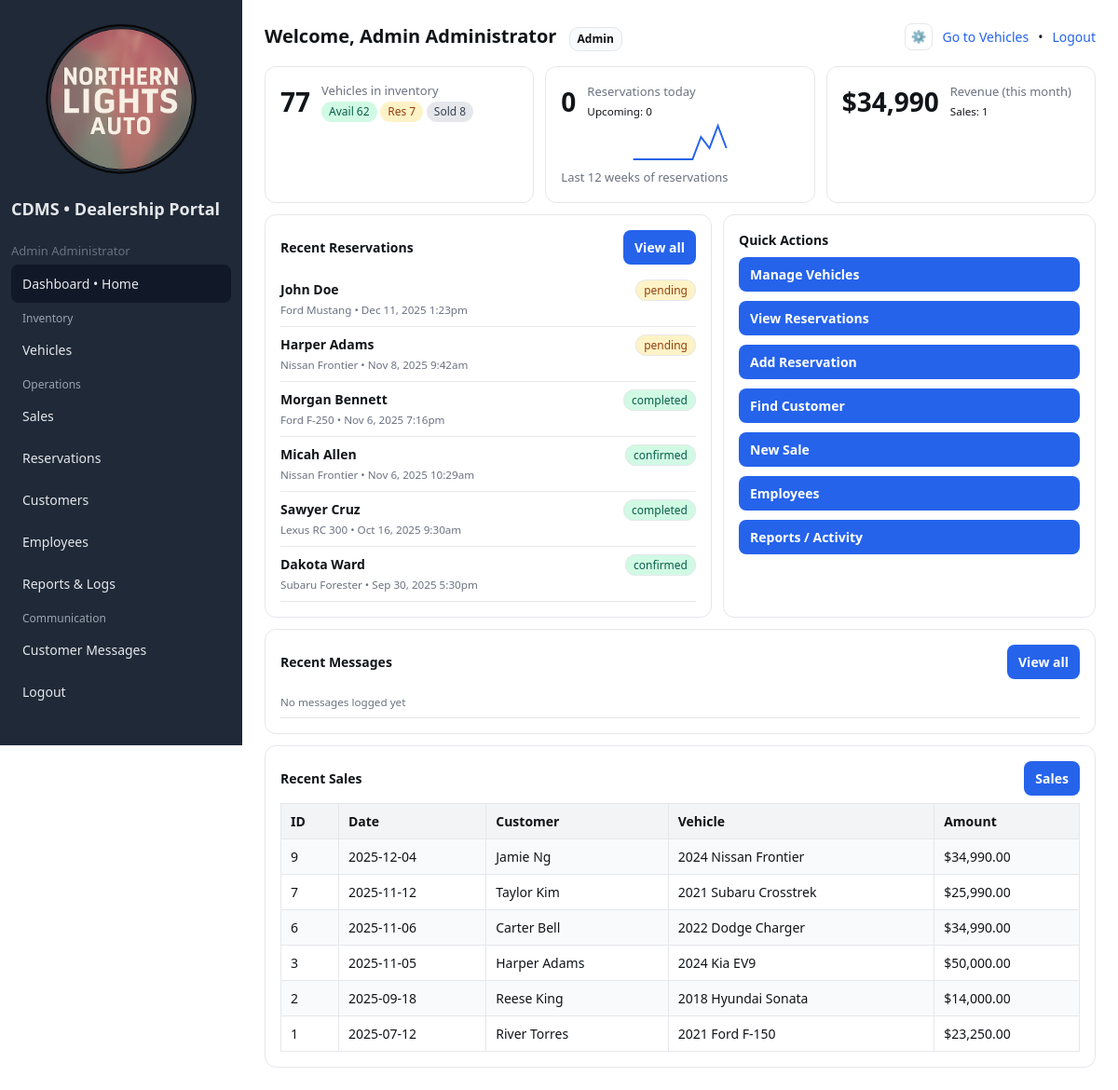
The page /public/dashboard.php (signed in) on the database its author committed.
### tables this page shows
CREATE TABLE `reservations` (
  `reservation_id` int(11) NOT NULL,
  `vehicle_id` int(11) NOT NULL,
  `customer_id` int(11) NOT NULL,
  `created_by_employee_id` int(11) DEFAULT NULL,
  `type` enum('test_drive','hold') NOT NULL DEFAULT 'test_drive',
  `start_datetime` datetime NOT NULL,
  `end_datetime` datetime NOT NULL,
  `status` enum('pending','confirmed','completed','canceled','expired') NOT NULL DEFAULT 'pending',
  `notes` varchar(500) DEFAULT NULL,
  `created_at` timestamp NOT NULL DEFAULT current_timestamp(),
  `updated_at` timestamp NOT NULL DEFAULT current_timestamp() ON UPDATE current_timestamp()
);

CREATE TABLE `customers` (
  `customer_id` int(11) NOT NULL,
  `first_name` varchar(50) NOT NULL,
  `last_name` varchar(50) NOT NULL,
  `email` varchar(120) NOT NULL,
  `phone` varchar(30) DEFAULT NULL,
  `address_line1` varchar(120) DEFAULT NULL,
  `address_line2` varchar(120) DEFAULT NULL,
  `city` varchar(80) DEFAULT NULL,
  `state_province` varchar(80) DEFAULT NULL,
  `postal_code` varchar(20) DEFAULT NULL,
  `created_at` timestamp NOT NULL DEFAULT current_timestamp(),
  `updated_at` timestamp NOT NULL DEFAULT current_timestamp() ON UPDATE current_timestamp(),
  `password_hash` varchar(255) DEFAULT NULL
);

CREATE TABLE `vehicles` (
  `vehicle_id` int(11) NOT NULL,
  `vin` char(17) NOT NULL,
  `make` varchar(50) NOT NULL,
  `model` varchar(50) NOT NULL,
  `trim` varchar(50) DEFAULT NULL,
  `model_year` year(4) NOT NULL,
  `color` varchar(40) DEFAULT NULL,
  `body_style` varchar(40) DEFAULT NULL,
  `transmission` varchar(40) DEFAULT NULL,
  `fuel_type` varchar(40) DEFAULT NULL,
  `mileage` int(11) DEFAULT 0,
  `price` decimal(10,2) NOT NULL,
  `image_url` varchar(255) DEFAULT NULL,
  `status` enum('available','reserved','sold') NOT NULL DEFAULT 'available',
  `image_filename` varchar(255) DEFAULT NULL,
  `location` varchar(80) DEFAULT NULL,
  `listed_at` date NOT NULL DEFAULT curdate(),
  `created_at` timestamp NOT NULL DEFAULT current_timestamp(),
  `updated_at` timestamp NOT NULL DEFAULT current_timestamp() ON UPDATE current_timestamp()
);

CREATE TABLE `sales` (
  `sale_id` int(11) NOT NULL,
  `vehicle_id` int(11) NOT NULL,
  `customer_id` int(11) NOT NULL,
  `employee_id` int(11) NOT NULL,
  `sale_price` decimal(10,2) NOT NULL,
  `sale_date` date NOT NULL DEFAULT curdate(),
  `payment_method` enum('cash','finance','lease','other') NOT NULL DEFAULT 'finance',
  `notes` varchar(500) DEFAULT NULL,
  `created_at` timestamp NOT NULL DEFAULT current_timestamp(),
  `updated_at` timestamp NOT NULL DEFAULT current_timestamp() ON UPDATE current_timestamp()
);

### lib/auth.php (called while the page is built, shortened)
<?php
function auth_user(): ?array
{
    return $_SESSION['user'] ?? null;
}

### lib/helpers.php (called while the page is built, shortened)
<?php
function e($string)
{
    return htmlspecialchars($string, ENT_QUOTES, 'UTF-8');
}

### public/dashboard.php (the view, shortened to what this page needs)
<?php
require_once __DIR__ . '/../lib/auth.php';
require_once __DIR__ . '/../lib/helpers.php';
$u   = auth_user();
$is_admin = isset($u['role']) && $u['role'] === 'admin';
$pdo = DB::conn();
function oneVal(PDO $pdo, string $sql, array $args = [], $fallback = 0)
{
    try {
        $st = $pdo->prepare($sql);
        $st->execute($args);
        return (int)$st->fetchColumn();
    } catch (Throwable $e) {
        return $fallback;
    }
}
function oneMoney(PDO $pdo, string $sql, array $args = [], $fallback = 0.0)
{
    try {
        $st = $pdo->prepare($sql);
        $st->execute($args);
        return (float)$st->fetchColumn();
    } catch (Throwable $e) {
        return $fallback;
    }
}
$veh_total     = oneVal($pdo, "SELECT COUNT(*) FROM vehicles");
$veh_avail     = oneVal($pdo, "SELECT COUNT(*) FROM vehicles WHERE status='available'");
$veh_reserved  = oneVal($pdo, "SELECT COUNT(*) FROM vehicles WHERE status='reserved'");
$veh_sold      = oneVal($pdo, "SELECT COUNT(*) FROM vehicles WHERE status='sold'");
$today = date('Y-m-d');
$month_start = date('Y-m-01');
$res_upcoming  = oneVal($pdo, "SELECT COUNT(*) FROM reservations WHERE start_datetime >= ?", [$today . ' 00:00:00']);
$res_today     = oneVal($pdo, "SELECT COUNT(*) FROM reservations WHERE start_datetime >= CURDATE() AND start_datetime < DATE_ADD(CURDATE(), INTERVAL 1 DAY)");
$sales_month   = oneVal($pdo, "SELECT COUNT(*) FROM sales WHERE sale_date >= ?", [$month_start]);
$revenue_month = oneMoney($pdo, "SELECT SUM(sale_price) FROM sales WHERE sale_date >= ?", [$month_start]);
$weekly = array_fill(0, 12, 0);
try {
    $st = $pdo->prepare("
        SELECT YEARWEEK(start_datetime, 3) AS yw, COUNT(*) AS c
        FROM reservations
        WHERE start_datetime >= DATE_SUB(CURDATE(), INTERVAL 12 WEEK)
        GROUP BY yw
        ORDER BY yw
    ");
    $st->execute();
    $rows = $st->fetchAll();
    $idx = 12 - count($rows);
    foreach ($rows as $r) {
        if ($idx < 12) {
            $weekly[$idx] = (int)$r['c'];
            $idx++;
        }
    }
} catch (Throwable $e) {
}
$recent_res = [];
try {
    $recent_res = $pdo->query("
        SELECT r.reservation_id, r.start_datetime, r.status, c.first_name, c.last_name, v.make, v.model
        FROM reservations r
        LEFT JOIN customers c ON c.customer_id = r.customer_id
        LEFT JOIN vehicles  v ON v.vehicle_id  = r.vehicle_id
        ORDER BY r.start_datetime DESC
        LIMIT 6
    ")->fetchAll();
} catch (Throwable $e) {
}
$recent_sales = [];
try {
    $recent_sales = $pdo->query("
        SELECT s.sale_id, s.sale_date, s.sale_price, c.first_name, c.last_name, v.make, v.model, v.model_year
        FROM sales s
        LEFT JOIN customers c ON c.customer_id = s.customer_id
        LEFT JOIN vehicles  v ON v.vehicle_id  = s.vehicle_id
        ORDER BY s.sale_date DESC
        LIMIT 6
    ")->fetchAll();
} catch (Throwable $e) {
}
$recent_msgs = [];
?>
<!doctype html>
<html>
<head>
    <?php include __DIR__ . '/../includes/header.php'; ?>
</head>
<body>
    <div class="layout">
        <?php include __DIR__ . '/_sidebar.php'; ?>
        <div class="content">
            <div class="header">
                <div class="title">Welcome, <?= e($u['name'] ?? 'User') ?>
                    <span class="role-chip"><?= e(ucfirst($u['role'] ?? 'User')) ?></span>
                </div>
                <div class="right" style="display:flex;align-items:center;gap:10px;">
                    <div class="theme-menu-wrapper" style="position:relative;">
                        <button id="theme-gear" aria-haspopup="true" aria-expanded="false" title="Theme settings" style="background:transparent;border:1px solid var(--border);padding:6px;border-radius:8px;cursor:pointer;color:var(--text)">
                            ⚙️
                        </button>
                    </div>
                    <a href="vehicles.php">Go to Vehicles</a> • <a href="<?= BASE_URL ?>/logout.php">Logout</a>
                </div>
            </div>
            <div class="stats">
                <div class="card">
                    <div class="kpi">
                        <div class="num"><?= number_format($veh_total) ?></div>
                        <div>
                            <div class="label">Vehicles in inventory</div>
                            <div><span class="badge ok">Avail <?= (int)$veh_avail ?></span>
                                <span class="badge warn">Res <?= (int)$veh_reserved ?></span>
                                <span class="badge muted">Sold <?= (int)$veh_sold ?></span>
                            </div>
                        </div>
                    </div>
                </div>
                <div class="card">
                    <a class="kpi" href="reservations.php" style="text-decoration:none;color:inherit;">
                        <div class="num"><?= number_format($res_today) ?></div>
                        <div>
                            <div class="label">Reservations today</div>
                            <div><small>Upcoming: <?= (int)$res_upcoming ?></small></div>
                        </div>
                    </a>
                    <svg viewBox="0 0 120 46" class="spark" aria-hidden="true">
                        <?php
                        $max = max(1, max($weekly));
                        $points = [];
                        foreach ($weekly as $i => $v) {
                            $x = 10 + $i * ((120 - 20) / 11);
                            $y = 46 - (($v / $max) * 36) - 5;
                            $points[] = $x . ',' . $y;
                        }
                        ?>
                        <polyline fill="none" stroke="#2563eb" stroke-width="2" points="<?= e(implode(' ', $points)) ?>" />
                    </svg>
                    <div class="note">Last 12 weeks of reservations</div>
                </div>
                <div class="card">
                    <div class="kpi">
                        <div class="num">$<?= number_format($revenue_month ?: 0, 0) ?></div>
                        <div>
                            <div class="label">Revenue (this month)</div>
                            <div><small>Sales: <?= (int)$sales_month ?></small></div>
                        </div>
                    </div>
                </div>
            </div>
            <div class="two-col mt-12">
                <div class="card">
                    <div class="flex-between mb-8">
                        <div class="fw-700">Recent Reservations</div>
                        <a class="btn secondary" href="reservations.php">View all</a>
                    </div>
                    <ul class="list">
                        <?php if (!$recent_res): ?>
                            <li><small>No recent reservations</small></li>
                            <?php else: foreach ($recent_res as $r):
                                $when = $r['start_datetime'] ? date('M j, Y g:ia', strtotime($r['start_datetime'])) : '';
                                $who  = trim(($r['first_name'] ?? '') . ' ' . ($r['last_name'] ?? ''));
                                $car  = trim(($r['make'] ?? '') . ' ' . ($r['model'] ?? ''));
                                $st   = $r['status'] ?? '';
                                $cls  = in_array($st, ['confirmed', 'completed'], true) ? 'ok' : (in_array($st, ['canceled', 'expired'], true) ? 'muted' : 'warn');
                            ?>
                                <li>
                                    <div>
                                        <div class="fw-600"><?= e($who ?: 'Unknown Customer') ?></div>
                                        <small><?= e($car) ?> • <?= e($when) ?></small>
                                    </div>
                                    <div><span class="pill <?= $cls ?>"><?= e($st) ?></span></div>
                                </li>
                        <?php endforeach;
                        endif; ?>
                    </ul>
                </div>
                <div class="card">
                    <div class="fw-700 mb-8">Quick Actions</div>
                    <div class="actions">
                        <a class="btn" href="vehicles.php">Manage Vehicles</a>
                        <a class="btn" href="reservations.php">View Reservations</a>
                        <a class="btn btn-primary" href="<?= BASE_URL ?>/add_reservation.php">Add Reservation</a>
                        <a class="btn" href="customers.php">Find Customer</a>
                        <a class="btn btn-primary" href="<?= BASE_URL ?>/new_sale.php">New Sale</a>
                        <?php if ($is_admin): ?>
                            <a class="btn" href="<?= BASE_URL ?>/employees.php">Employees</a>
                            <a class="btn" href="<?= BASE_URL ?>/reports_activity.php">Reports / Activity</a>
                        <?php endif; ?>
                    </div>
                </div>
            </div>
            <div class="card mt-12">
                <div class="flex-between mb-8">
                    <div class="fw-700">Recent Messages</div>
                    <a class="btn secondary" href="message.php">View all</a>
                </div>
                <ul class="list">
                    <?php if (!$recent_msgs): ?>
                        <li><small>No messages logged yet</small></li>
                    <?php else: foreach ($recent_msgs as $m):
                        $who = trim(($m['name'] ?? '')) ?: 'Unknown';
                        $email = $m['email'] ?? '';
                        $tag = $m['tag'] ?? '';
                        $status = !empty($m['sent_email']) ? 'Sent' : 'Saved';
                        $badgeCls = !empty($m['sent_email']) ? 'ok' : 'warn';
                        $ts = isset($m['ts']) ? date('M j, Y g:ia', strtotime($m['ts'])) : '—';
                        $veh = '';
                        if (!empty($m['vehicle'])) {
                            $v = $m['vehicle'];
                            $veh = trim(($v['model_year'] ?? '') . ' ' . ($v['make'] ?? '') . ' ' . ($v['model'] ?? ''));
                        }
                        $msg = trim($m['message'] ?? '');
                        if (strlen($msg) > 110) {
                            $msg = substr($msg, 0, 107) . '...';
                        }
                    ?>
                        <li>
                            <div>
                                <div class="fw-600"><?= e($who) ?><?= $tag ? ' • ' . e($tag) : '' ?></div>
                                <small><?= e($ts) ?><?= $veh ? ' • ' . e($veh) : '' ?><?= $email ? ' • ' . e($email) : '' ?></small>
                                <?php if ($msg): ?><div class="note"><?= e($msg) ?></div><?php endif; ?>
                            </div>
                            <div><span class="pill <?= $badgeCls ?>"><?= e($status) ?></span></div>
                        </li>
                    <?php endforeach; endif; ?>
                </ul>
            </div>
            <div class="card mt-12">
                <div class="flex-between mb-8">
                    <div class="fw-700">Recent Sales</div>
                    <a class="btn" href="sales.php">Sales</a>
                </div>
                <table class="table">
                    <thead>
                        <tr>
                            <th>ID</th>
                            <th>Date</th>
                            <th>Customer</th>
                            <th>Vehicle</th>
                            <th>Amount</th>
                        </tr>
                    </thead>
                    <tbody>
                        <?php if (!$recent_sales): ?>
                            <tr>
                                <td colspan="5"><span class="note">No recent sales</span></td>
                            </tr>
                            <?php else: foreach ($recent_sales as $s):
                                $when = $s['sale_date'] ? date('Y-m-d', strtotime($s['sale_date'])) : '';
                                $who  = trim(($s['first_name'] ?? '') . ' ' . ($s['last_name'] ?? ''));
                                $car  = trim(($s['model_year'] ? $s['model_year'] . ' ' : '') . ($s['make'] ?? '') . ' ' . ($s['model'] ?? ''));
                                $amt  = $s['sale_price'] !== null ? '$' . number_format((float)$s['sale_price'], 2) : '$0.00';
                            ?>
                                <tr>
                                    <td><?= (int)$s['sale_id'] ?></td>
                                    <td><?= e($when) ?></td>
                                    <td><?= e($who ?: 'Unknown') ?></td>
                                    <td><?= e($car) ?></td>
                                    <td><?= e($amt) ?></td>
                                </tr>
                        <?php endforeach;
                        endif; ?>
                    </tbody>
                </table>
            </div>
        </div>
    </div>
</body>
</html>

### rows shown on the page
reservations: customer.last_name "John Doe", vehicle.model "Ford Mustang", start_datetime "Dec 11, 2025 1:23pm", status "pending"
reservations: customer.last_name "Harper Adams", vehicle.model "Nissan Frontier", start_datetime "Nov 8, 2025 9:42am", status "pending"
reservations: customer.last_name "Morgan Bennett", vehicle.model "Ford F-250", start_datetime "Nov 6, 2025 7:16pm", status "completed"
reservations: customer.last_name "Micah Allen", vehicle.model "Nissan Frontier", start_datetime "Nov 6, 2025 10:29am", status "confirmed"
reservations: customer.last_name "Sawyer Cruz", vehicle.model "Lexus RC 300", start_datetime "Oct 16, 2025 9:30am", status "completed"
reservations: customer.last_name "Dakota Ward", vehicle.model "Subaru Forester", start_datetime "Sep 30, 2025 5:30pm", status "confirmed"
sales: sale_id "9", sale_date "2025-12-04", customer.last_name "Jamie Ng", vehicle.model "2024 Nissan Frontier", sale_price "$34,990.00"
sales: sale_id "7", sale_date "2025-11-12", customer.last_name "Taylor Kim", vehicle.model "2021 Subaru Crosstrek", sale_price "$25,990.00"
sales: sale_id "6", sale_date "2025-11-06", customer.last_name "Carter Bell", vehicle.model "2022 Dodge Charger", sale_price "$34,990.00"
sales: sale_id "3", sale_date "2025-11-05", customer.last_name "Harper Adams", vehicle.model "2024 Kia EV9", sale_price "$50,000.00"
sales: sale_id "2", sale_date "2025-09-18", customer.last_name "Reese King", vehicle.model "2018 Hyundai Sonata", sale_price "$14,000.00"
sales: sale_id "1", sale_date "2025-07-12", customer.last_name "River Torres", vehicle.model "2021 Ford F-150", sale_price "$23,250.00"

### other values the page prints
$u['name'] "Admin Administrator"
$u['role'] "Admin"
$veh_total "77"
$veh_avail "62"
$veh_reserved "7"
$veh_sold "8"
$res_today "0"
$res_upcoming "0"
$revenue_month ?: 0 "34,990"
$sales_month "1"
